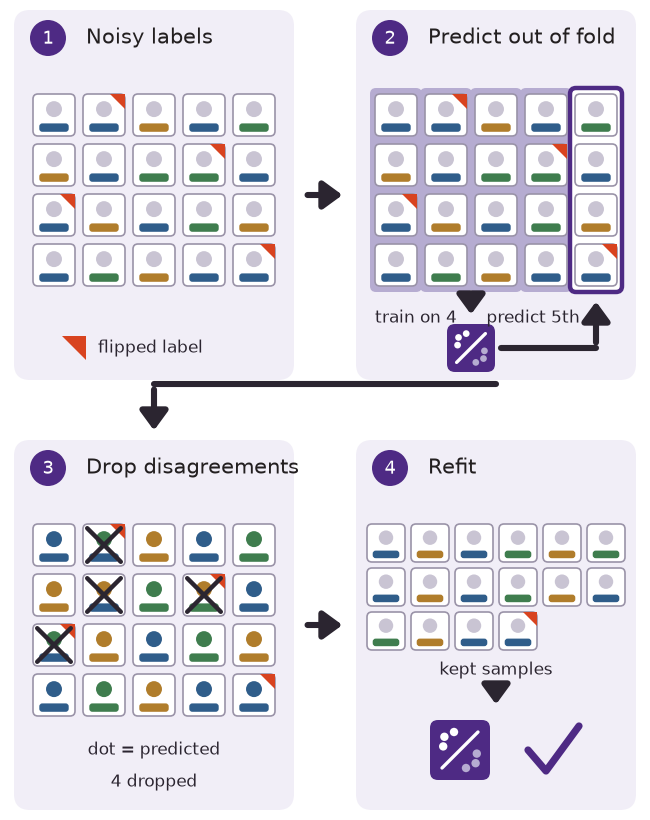

This chart was generated by the following Python code:
import matplotlib
matplotlib.rcParams["font.family"] = "sans-serif"
matplotlib.rcParams["font.sans-serif"] = ["DejaVu Sans", "Arial", "Helvetica"]
matplotlib.rcParams["font.weight"] = "normal"

import scriptorium_diagram as sd
from matplotlib.patches import FancyBboxPatch, Circle, Polygon

PURPLE, LAV, LIGHT = "#4E2A84", "#F1EEF7", "#B6ACD1"
FLIP = "#D8431F"                       # red-orange: flag on a flipped label
CLASS = ["#2F5D8A", "#B07D2B", "#3F7D4E"]
INK = "#2b2530"
GRAY = "#c9c4d3"
FS = 6.3

H_ = 4.1
d = sd.canvas("column", height=H_)
ax = d.ax
for t in ax.texts:          # nothing yet; fonts come from rcParams
    t.set_fontweight("normal")

pw, ph = 1.4, 1.85
x1, x2 = 0.07, 1.78
yb = 0.05
yt = yb + ph + 0.3
c1, c2 = x1 + pw / 2, x2 + pw / 2

for (x, y, t, n) in [(x1, yt, "Noisy labels", 1), (x2, yt, "Predict out of fold", 2),
                     (x1, yb, "Drop disagreements", 3), (x2, yb, "Refit", 4)]:
    d.panel(x, y, pw, ph, t, step=n, fill=LAV, k=0)

# ---- shared tile primitive -------------------------------------------------
FLIPS = {(0, 1), (1, 3), (2, 0), (3, 4)}          # flipped labels
ROWS, COLS = 4, 5


def true_cls(r, c):
    return (r + 2 * c) % 3


def given(r, c):
    t = true_cls(r, c)
    return (t + 1) % 3 if (r, c) in FLIPS else t


def pred(r, c):
    if (r, c) == (3, 4):          # a flip the model misses
        return given(r, c)
    if (r, c) == (1, 1):          # a clean sample the model gets wrong
        return (true_cls(r, c) + 1) % 3
    return true_cls(r, c)


def dropped(r, c):
    return pred(r, c) != given(r, c)


def label(x, y, s, **kw):
    ax.text(x, y, s, ha=kw.pop("ha", "center"), va="center", fontsize=FS, color=INK,
            fontweight="normal", family="sans-serif", zorder=10, **kw)


def tile(x, y, s, r, c, show_pred=False, cross=False):
    ax.add_patch(FancyBboxPatch((x, y), s, s, boxstyle="round,pad=0,rounding_size=0.025",
                                fc="white", ec="#9a93a8", lw=0.6, zorder=5))
    if show_pred:
        ax.add_patch(Circle((x + s / 2, y + s * 0.64), s * 0.19, fc=CLASS[pred(r, c)],
                            ec="none", zorder=6))
    else:
        ax.add_patch(Circle((x + s / 2, y + s * 0.64), s * 0.19, fc=GRAY, ec="none", zorder=6))
    ax.add_patch(FancyBboxPatch((x + s * 0.15, y + s * 0.1), s * 0.7, s * 0.2,
                                boxstyle="round,pad=0,rounding_size=0.015",
                                fc=CLASS[given(r, c)], ec="none", zorder=6))
    if (r, c) in FLIPS:       # red-orange corner flag
        f = s * 0.36
        ax.add_patch(Polygon([(x + s - f, y + s), (x + s, y + s), (x + s, y + s - f)],
                             closed=True, fc=FLIP, ec="none", zorder=7))
    if cross:
        m = s * 0.1
        for (p, q) in [((x + m, y + m), (x + s - m, y + s - m)),
                       ((x + m, y + s - m), (x + s - m, y + m))]:
            ax.plot([p[0], q[0]], [p[1], q[1]], color=INK, lw=1.6, solid_capstyle="round",
                    zorder=9)


S, P = 0.21, 0.25


def grid_x(cx):
    return cx - ((COLS - 1) * P + S) / 2


def grid(cx, top, **kw):
    gx = grid_x(cx)
    for c in range(COLS):
        for r in range(ROWS):
            tile(gx + c * P, top - S - r * P, S, r, c,
                 show_pred=kw.get("show_pred", False),
                 cross=kw.get("cross", False) and dropped(r, c))
    return gx


def classifier(cx, cy, s):
    """Neutral classifier glyph: a line separating two dot clusters on a purple card."""
    ax.add_patch(FancyBboxPatch((cx - s / 2, cy - s / 2), s, s,
                                boxstyle="round,pad=0,rounding_size=0.04",
                                fc=PURPLE, ec="none", zorder=6))
    for (dx, dy) in [(-.26, .22), (-.1, .3), (-.28, .06)]:
        ax.add_patch(Circle((cx + dx * s, cy + dy * s), s * 0.07, fc="white", ec="none", zorder=7))
    for (dx, dy) in [(.26, -.22), (.1, -.3), (.28, -.06)]:
        ax.add_patch(Circle((cx + dx * s, cy + dy * s), s * 0.07, fc=LIGHT, ec="none", zorder=7))
    ax.plot([cx - .3 * s, cx + .3 * s], [cy - .3 * s, cy + .3 * s], color="white", lw=1.2,
            solid_capstyle="round", zorder=7)


def check(cx, cy, s):
    ax.plot([cx - .4 * s, cx - .1 * s, cx + .45 * s], [cy, cy - .35 * s, cy + .4 * s],
            color=PURPLE, lw=2.6, solid_capstyle="round", solid_joinstyle="round", zorder=8)


top = 1.43

# ---- 1 Noisy labels --------------------------------------------------------
grid(c1, yt + top)
ax.add_patch(Polygon([(c1 - 0.46, yt + 0.22), (c1 - 0.34, yt + 0.22), (c1 - 0.34, yt + 0.1)],
                     closed=True, fc=FLIP, ec="none", zorder=7))
label(c1 - 0.28, yt + 0.16, "flipped label", ha="left")

# ---- 2 Predict out of fold -------------------------------------------------
gx = grid_x(c2)
bot2 = yt + top - (ROWS - 1) * P - S
for c in range(COLS):
    held = c == COLS - 1
    ax.add_patch(FancyBboxPatch((gx + c * P - 0.025, bot2 - 0.03), S + 0.05,
                                ROWS * P - (P - S) + 0.06,
                                boxstyle="round,pad=0,rounding_size=0.03",
                                fc="white" if held else LIGHT,
                                ec=PURPLE if held else "none", lw=1.6, zorder=3))
for c in range(COLS):
    for r in range(ROWS):
        tile(gx + c * P, yt + top - S - r * P, S, r, c)
mid = gx + 1.5 * P + S / 2                  # centre of the four training strips
hx = gx + 4 * P + S / 2                     # held-out strip
ncy = yt + 0.16
d.arrow((mid, bot2 - 0.05), (mid, ncy + 0.14))
label(mid - 0.07, bot2 - 0.16, "train on 4", ha="right")
classifier(mid, ncy, 0.24)
d.elbow((mid + 0.15, ncy), (hx, bot2 - 0.05))
label(hx - 0.08, bot2 - 0.16, "predict 5th", ha="right")

# ---- 3 Drop disagreements --------------------------------------------------
grid(c1, yb + top, show_pred=True, cross=True)
label(c1, yb + 0.3, "dot = predicted")
label(c1, yb + 0.14, "4 dropped")

# ---- 4 Refit ---------------------------------------------------------------
kept = [(r, c) for r in range(ROWS) for c in range(COLS) if not dropped(r, c)]
s4, p4 = 0.19, 0.22
gx4 = c2 - (5 * p4 + s4) / 2
for i, (r, c) in enumerate(kept):
    rr, cc = divmod(i, 6)
    tile(gx4 + cc * p4, yb + top - s4 - rr * p4, s4, r, c)
bot4 = yb + top - s4 - 2 * p4
label(c2, bot4 - 0.1, "kept samples")
d.arrow((c2, bot4 - 0.17), (c2, yb + 0.5))
classifier(c2 - 0.18, yb + 0.3, 0.3)
check(c2 + 0.28, yb + 0.3, 0.3)

# ---- arrows between panels ---------------------------------------------------
my = yt + ph / 2
d.arrow((x1 + pw + 0.04, my), (x2 - 0.04, my))
d.arrow((x1 + pw + 0.04, yb + ph / 2), (x2 - 0.04, yb + ph / 2))
d.elbow((c2, yt - 0.02), (c1, yb + ph + 0.02))
for t in ax.texts:
    t.set_fontfamily("DejaVu Sans")
    t.set_fontweight("normal")
d.save("method")
